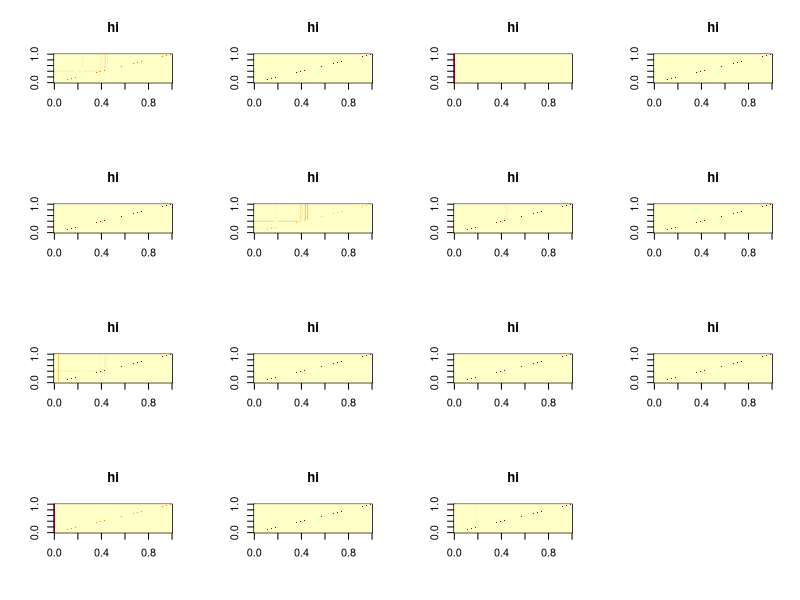

Generate this figure with R:
pdf("bfc_output.pdf", height=20, width=20)
par(mfrow=c(4,4))
image(as.matrix(read.csv("application_atom+xml_bfc_matrix.csv", header=FALSE)), main="hi")
image(as.matrix(read.csv("application_dif+xml_bfc_matrix.csv", header=FALSE)), main="hi")
image(as.matrix(read.csv("application_gzip_bfc_matrix.csv", header=FALSE)), main="hi")
image(as.matrix(read.csv("application_octet-stream_bfc_matrix.csv", header=FALSE)), main="hi")
image(as.matrix(read.csv("application_pdf_bfc_matrix.csv", header=FALSE)), main="hi")
image(as.matrix(read.csv("application_rdf+xml_bfc_matrix.csv", header=FALSE)), main="hi")
image(as.matrix(read.csv("application_rss+xml_bfc_matrix.csv", header=FALSE)), main="hi")
image(as.matrix(read.csv("application_xhtml+xml_bfc_matrix.csv", header=FALSE)), main="hi")
image(as.matrix(read.csv("application_xml_bfc_matrix.csv", header=FALSE)), main="hi")
image(as.matrix(read.csv("image_gif_bfc_matrix.csv", header=FALSE)), main="hi")
image(as.matrix(read.csv("image_jpeg_bfc_matrix.csv", header=FALSE)), main="hi")
image(as.matrix(read.csv("image_png_bfc_matrix.csv", header=FALSE)), main="hi")
image(as.matrix(read.csv("image_vnd.microsoft.icon_bfc_matrix.csv", header=FALSE)), main="hi")
image(as.matrix(read.csv("text_html_bfc_matrix.csv", header=FALSE)), main="hi")
image(as.matrix(read.csv("text_plain_bfc_matrix.csv", header=FALSE)),main="hi")
dev.off()